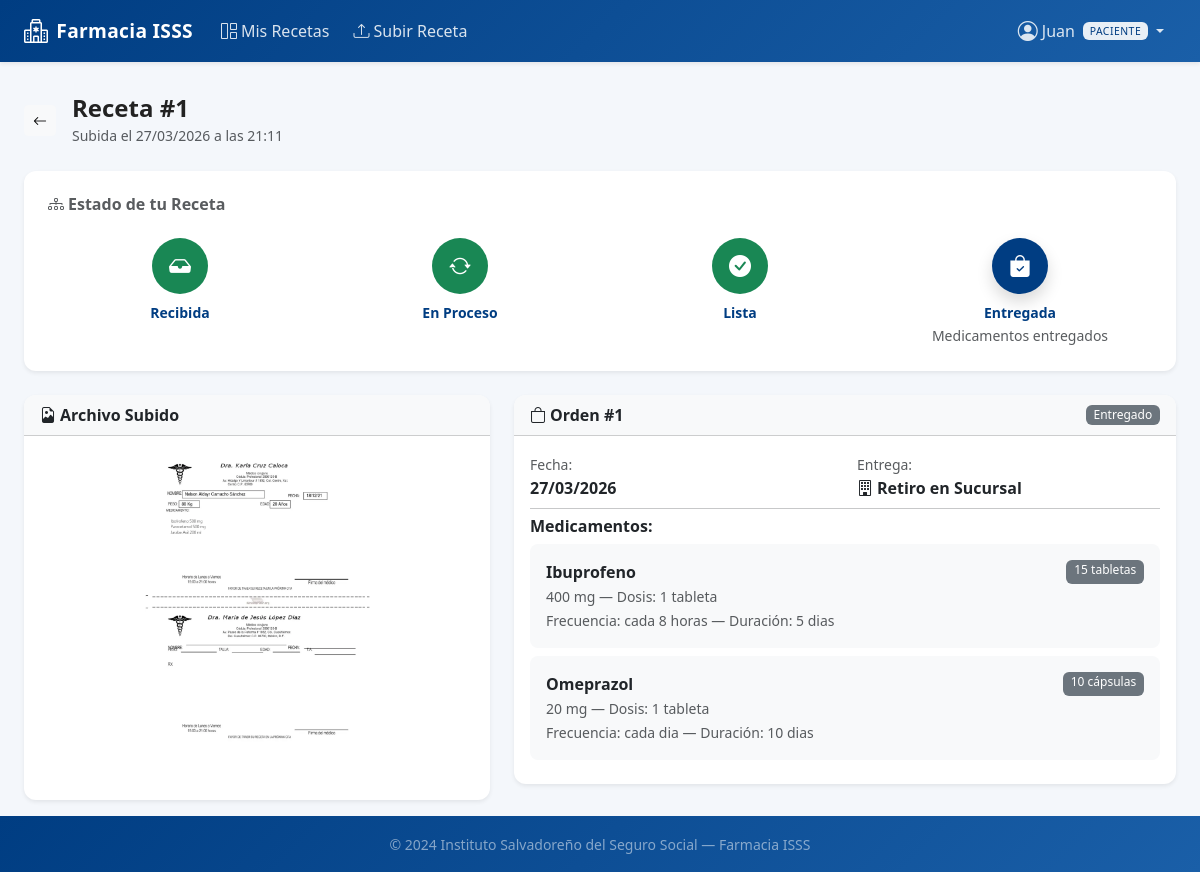
/paciente/receta/1 (signed in), run on the app's committed database.
### models.py (models this page shows, shortened)
class User(UserMixin, db.Model):
    __tablename__ = 'users'
    id = db.Column(db.Integer, primary_key=True)
    username = db.Column(db.String(80), unique=True, nullable=False)
    password_hash = db.Column(db.String(256), nullable=False)
    role = db.Column(db.String(20), nullable=False)  # paciente, farmaceutico, admin
    nombre_completo = db.Column(db.String(150), nullable=False)
    num_seguro_social = db.Column(db.String(50), nullable=True)
    created_at = db.Column(db.DateTime, default=datetime.utcnow)
    prescriptions = db.relationship('Prescription', backref='patient', lazy=True,
                                    foreign_keys='Prescription.patient_id')
    orders_processed = db.relationship('Order', backref='pharmacist', lazy=True,
                                       foreign_keys='Order.pharmacist_id')

class Prescription(db.Model):
    __tablename__ = 'prescriptions'
    id = db.Column(db.Integer, primary_key=True)
    patient_id = db.Column(db.Integer, db.ForeignKey('users.id'), nullable=False)
    filename = db.Column(db.String(256), nullable=False)
    upload_date = db.Column(db.DateTime, default=datetime.utcnow)
    status = db.Column(db.String(20), default='pendiente')  # pendiente, en_proceso, listo, entregado
    notes = db.Column(db.Text, nullable=True)
    orders = db.relationship('Order', backref='prescription', lazy=True)

class Order(db.Model):
    __tablename__ = 'orders'
    id = db.Column(db.Integer, primary_key=True)
    prescription_id = db.Column(db.Integer, db.ForeignKey('prescriptions.id'), nullable=False)
    pharmacist_id = db.Column(db.Integer, db.ForeignKey('users.id'), nullable=False)
    created_at = db.Column(db.DateTime, default=datetime.utcnow)
    delivery_type = db.Column(db.String(20), nullable=False)  # sucursal, envio
    delivery_address = db.Column(db.Text, nullable=True)
    status = db.Column(db.String(20), default='en_proceso')  # en_proceso, listo, entregado
    items = db.relationship('OrderItem', backref='order', lazy=True)
    def status_label(self):
        labels = {
            'en_proceso': 'En Proceso',
            'listo': 'Listo para retirar',
            'entregado': 'Entregado'
        }
        return labels.get(self.status, self.status)
    def status_class(self):
        classes = {
            'en_proceso': 'info',
            'listo': 'success',
            'entregado': 'secondary'
        }
        return classes.get(self.status, 'secondary')

class OrderItem(db.Model):
    __tablename__ = 'order_items'
    id = db.Column(db.Integer, primary_key=True)
    order_id = db.Column(db.Integer, db.ForeignKey('orders.id'), nullable=False)
    medication_id = db.Column(db.Integer, db.ForeignKey('medications.id'), nullable=False)
    cantidad = db.Column(db.Integer, nullable=False)
    dosis_indicada = db.Column(db.String(200), nullable=False)
    frecuencia = db.Column(db.String(200), nullable=False)
    duracion = db.Column(db.String(100), nullable=False)
    label = db.relationship('Label', backref='order_item', lazy=True, uselist=False)

class Medication(db.Model):
    __tablename__ = 'medications'
    id = db.Column(db.Integer, primary_key=True)
    nombre = db.Column(db.String(200), nullable=False)
    concentracion = db.Column(db.String(100), nullable=False)
    unidad = db.Column(db.String(50), nullable=False)
    stock = db.Column(db.Integer, default=0)
    stock_minimo = db.Column(db.Integer, default=10)
    order_items = db.relationship('OrderItem', backref='medication', lazy=True)

### app.py (the view)
@app.route('/paciente/receta/<int:prescription_id>')
@login_required
@role_required('paciente')
def patient_order_status(prescription_id):
    prescription = Prescription.query.get_or_404(prescription_id)
    if prescription.patient_id != current_user.id:
        abort(403)
    orders = Order.query.filter_by(prescription_id=prescription_id).all()
    return render_template('patient/order_status.html',
                           prescription=prescription, orders=orders)

### app.py (called while the page is built)
def role_required(*roles):
    def decorator(f):
        @wraps(f)
        def decorated(*args, **kwargs):
            if not current_user.is_authenticated:
                return redirect(url_for('login'))
            if current_user.role not in roles:
                abort(403)
            return f(*args, **kwargs)
        return decorated
    return decorator

@login_manager.user_loader
def load_user(user_id):
    return User.query.get(int(user_id))

@app.context_processor
def inject_globals():
    low_stock_count = 0
    if current_user.is_authenticated and current_user.role in ('admin', 'farmaceutico'):
        low_stock_count = Medication.query.filter(
            Medication.stock <= Medication.stock_minimo
        ).count()
    return dict(low_stock_count=low_stock_count)

### templates/patient/order_status.html (shortened to what this page needs)
{% extends 'base.html' %}
{% block content %}
<div class="d-flex align-items-center mb-4">
  <a href="{{ url_for('patient_dashboard') }}" class="btn btn-light btn-sm me-3">
    <i class="bi bi-arrow-left"></i>
  </a>
  <div>
    <h4 class="fw-bold mb-0">Receta #{{ prescription.id }}</h4>
    <small class="text-muted">Subida el {{ prescription.upload_date.strftime('%d/%m/%Y a las %H:%M') }}</small>
  </div>
</div>
<div class="card shadow-sm border-0 mb-4">
  <div class="card-body p-4">
    <h6 class="fw-bold text-muted mb-4">
      <i class="bi bi-diagram-3 me-1"></i>Estado de tu Receta
    </h6>
    <div class="row text-center g-3">
      {% set steps = [
        ('pendiente',   'Recibida',    'bi-inbox-fill',        'Receta recibida en farmacia'),
        ('en_proceso',  'En Proceso',  'bi-arrow-repeat',      'Farmacéutico revisando tu receta'),
        ('listo',       'Lista',       'bi-check-circle-fill', 'Medicamentos listos para retiro'),
        ('entregado',   'Entregada',   'bi-bag-check-fill',    'Medicamentos entregados')
      ] %}
      {% set step_names = ['pendiente', 'en_proceso', 'listo', 'entregado'] %}
      {% set current_idx = step_names.index(prescription.status) %}
      {% for step, label, icon, desc in steps %}
        {% set step_idx = step_names.index(step) %}
        <div class="col-3">
          <div class="rounded-circle mx-auto d-flex align-items-center justify-content-center mb-2
            {% if step_idx < current_idx %}bg-success text-white
            {% elif step_idx == current_idx %}bg-isss text-white shadow
            {% else %}bg-light text-muted{% endif %}"
            style="width:56px;height:56px;font-size:22px">
            <i class="bi {{ icon }}"></i>
          </div>
          <div class="fw-semibold small
            {% if step_idx <= current_idx %}text-isss{% else %}text-muted{% endif %}">
            {{ label }}
          </div>
          {% if step_idx == current_idx %}
          <small class="text-muted">{{ desc }}</small>
          {% endif %}
        </div>
      {% endfor %}
    </div>
  </div>
</div>
<div class="row g-4">
  <div class="col-12 col-lg-5">
    <div class="card shadow-sm border-0 h-100">
      <div class="card-header bg-light fw-semibold">
        <i class="bi bi-file-earmark-image me-1"></i>Archivo Subido
      </div>
      <div class="card-body text-center">
        {% set ext = prescription.filename.rsplit('.', 1)[1].lower() %}
        {% if ext in ['jpg', 'jpeg', 'png'] %}
          <img src="{{ url_for('uploaded_file', filename=prescription.filename) }}"
               class="img-fluid rounded" style="max-height:300px" alt="Receta" />
        {% endif %}
      </div>
    </div>
  </div>
  <div class="col-12 col-lg-7">
    {% if orders %}
      {% for order in orders %}
      <div class="card shadow-sm border-0 mb-3">
        <div class="card-header d-flex justify-content-between align-items-center bg-light">
          <span class="fw-semibold">
            <i class="bi bi-bag me-1"></i>Orden #{{ order.id }}
          </span>
          <span class="badge bg-{{ order.status_class() }}">{{ order.status_label() }}</span>
        </div>
        <div class="card-body">
          <div class="row mb-2">
            <div class="col-6">
              <small class="text-muted">Fecha:</small>
              <div class="fw-semibold">{{ order.created_at.strftime('%d/%m/%Y') }}</div>
            </div>
            <div class="col-6">
              <small class="text-muted">Entrega:</small>
              <div class="fw-semibold">
                {% if order.delivery_type == 'sucursal' %}
                  <i class="bi bi-building me-1"></i>Retiro en Sucursal
                {% else %}
                  <i class="bi bi-truck me-1"></i>Envío a Domicilio
                {% endif %}
              </div>
            </div>
          </div>
          <hr class="my-2" />
          <h6 class="fw-semibold mb-2">Medicamentos:</h6>
          {% for item in order.items %}
          <div class="bg-light rounded-3 p-3 mb-2">
            <div class="d-flex justify-content-between">
              <strong>{{ item.medication.nombre }}</strong>
              <span class="badge bg-secondary">{{ item.cantidad }} {{ item.medication.unidad }}</span>
            </div>
            <small class="text-muted">
              {{ item.medication.concentracion }} — Dosis: {{ item.dosis_indicada }}<br>
              Frecuencia: {{ item.frecuencia }} — Duración: {{ item.duracion }}
            </small>
          </div>
          {% endfor %}
        </div>
      </div>
      {% endfor %}
    {% endif %}
  </div>
</div>
{% endblock %}

### templates/base.html (shortened to what this page needs)
<!DOCTYPE html>
<html lang="es">
<head>
  <link rel="stylesheet" href="https://cdn.jsdelivr.net/npm/bootstrap@5.3.2/dist/css/bootstrap.min.css" />
  <link rel="stylesheet" href="https://cdn.jsdelivr.net/npm/bootstrap-icons@1.11.3/font/bootstrap-icons.min.css" />
  <link rel="stylesheet" href="{{ url_for('static', filename='css/style.css') }}" />
</head>
<body class="d-flex flex-column min-vh-100">
<nav class="navbar navbar-expand-lg navbar-dark bg-isss shadow-sm">
  <div class="container-fluid px-4">
    <a class="navbar-brand d-flex align-items-center gap-2" href="{{ url_for('index') }}">
      <i class="bi bi-hospital fs-4"></i>
      <span class="fw-bold">Farmacia ISSS</span>
    </a>
    <div class="collapse navbar-collapse" id="navbarMain">
      {% if current_user.is_authenticated %}
      <ul class="navbar-nav me-auto mb-2 mb-lg-0">
        {% if current_user.role == 'paciente' %}
          <li class="nav-item">
            <a class="nav-link {% if request.endpoint == 'patient_dashboard' %}active{% endif %}"
               href="{{ url_for('patient_dashboard') }}">
              <i class="bi bi-grid-1x2 me-1"></i>Mis Recetas
            </a>
          </li>
          <li class="nav-item">
            <a class="nav-link {% if request.endpoint == 'patient_upload' %}active{% endif %}"
               href="{{ url_for('patient_upload') }}">
              <i class="bi bi-upload me-1"></i>Subir Receta
            </a>
          </li>
        {% endif %}
      </ul>
      <ul class="navbar-nav ms-auto mb-2 mb-lg-0 align-items-lg-center">
        <li class="nav-item dropdown">
          <a class="nav-link dropdown-toggle d-flex align-items-center gap-1" href="#"
             data-bs-toggle="dropdown">
            <i class="bi bi-person-circle fs-5"></i>
            <span class="d-none d-lg-inline">{{ current_user.nombre_completo.split()[0] }}</span>
            <span class="badge bg-white text-isss ms-1 small">{{ current_user.role }}</span>
          </a>
        </li>
      </ul>
      {% endif %}
    </div>
  </div>
</nav>
<main class="container-fluid px-4 py-3 flex-grow-1">
  {% block content %}{% endblock %}
</main>
<footer class="footer-isss mt-auto py-3">
  <div class="container text-center">
    <span class="text-white-50 small">
      &copy; {{ now.year if now is defined else '2024' }} Instituto Salvadoreño del Seguro Social &mdash; Farmacia ISSS
    </span>
  </div>
</footer>
</body>
</html>

### static/css/style.css (style rules this page uses)
:root { --isss-blue: #003d82; --isss-blue-dark: #002d62; --isss-blue-light: #e8f0fb; --isss-blue-mid: #1a5fa8; }
body { font-family: 'Segoe UI', system-ui, -apple-system, sans-serif; background-color: #f4f7fb; color: #222; }
.bg-isss { background-color: var(--isss-blue) !important; }
.text-isss { color: var(--isss-blue) !important; }
.navbar.bg-isss { background: linear-gradient(135deg, var(--isss-blue) 0%, var(--isss-blue-mid) 100%) !important; }
.navbar-dark .navbar-nav .nav-link { color: rgba(255, 255, 255, 0.85); transition: color 0.2s; border-radius: 6px; padding: 6px 12px; }
.navbar-brand { font-size: 1.2rem; letter-spacing: 0.3px; }
.badge.bg-white.text-isss { background: rgba(255, 255, 255, 0.9) !important; color: var(--isss-blue) !important; font-size: 0.65rem; text-transform: uppercase; letter-spacing: 0.5px; }
.card { border-radius: 12px; }
.card-header { border-radius: 12px 12px 0 0 !important; font-weight: 600; }
.footer-isss { background: linear-gradient(135deg, var(--isss-blue) 0%, var(--isss-blue-mid) 100%); }
.badge { font-weight: 500; }

### data on the page
User: nombre_completo "Juan", role "PACIENTE"
Prescription: id "1", upload_date "27/03/2026 a las 21:11", status "entregado" (drawn), filename (picture)
Order: id "1", status_label "Entregado", created_at "27/03/2026", delivery_type "sucursal" (drawn)
OrderItem: medication.nombre "Ibuprofeno", cantidad "15", medication.unidad "tabletas", medication.concentracion "400 mg", dosis_indicada "1 tableta", frecuencia "cada 8 horas", duracion "5 dias"
OrderItem: medication.nombre "Omeprazol", cantidad "10", medication.unidad "cápsulas", medication.concentracion "20 mg", dosis_indicada "1 tableta", frecuencia "cada dia", duracion "10 dias"

### other printed values
{{ label }} "Recibida" "En Proceso" "Lista" "Entregada"
{{ desc }} "Medicamentos entregados"
{{ now.year if now is defined else '2024' }} "2024"
